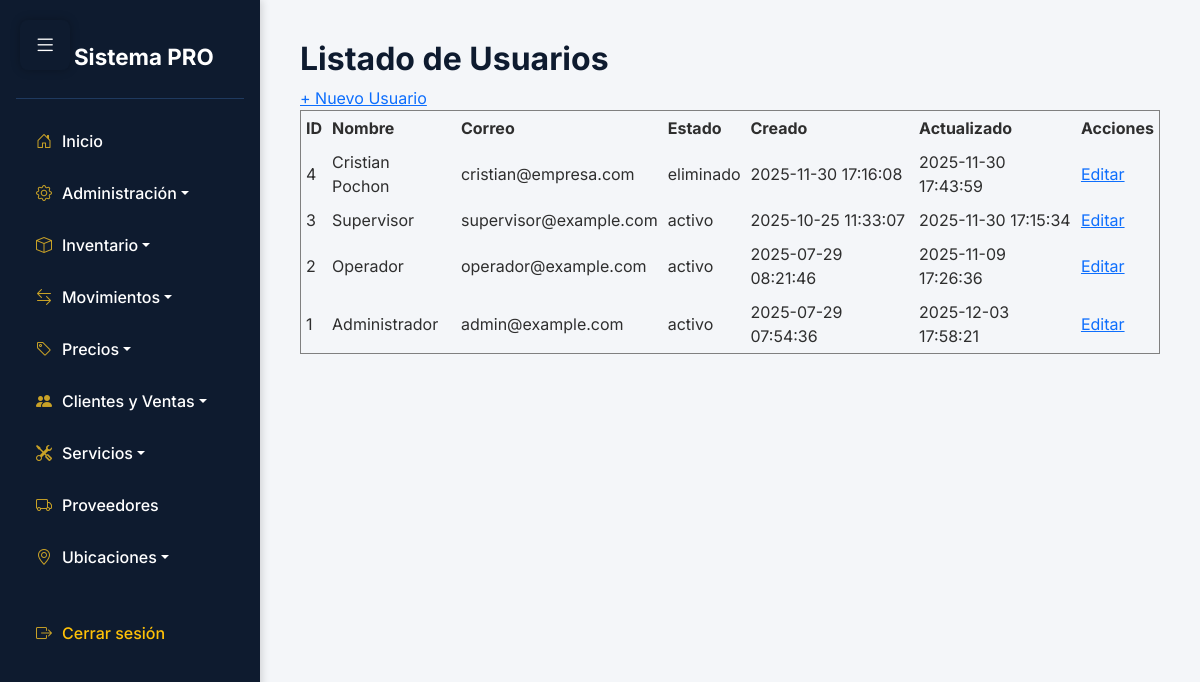
The page /app/vista/Usuarios/listar.php (signed in) on the database its author committed.
### tables this page shows
CREATE TABLE `usuarios` (
  `id` int NOT NULL,
  `nombre` varchar(100) NOT NULL,
  `correo` varchar(100) NOT NULL,
  `contrasena` varchar(255) NOT NULL,
  `estado_id` int NOT NULL,
  `creado_en` datetime DEFAULT CURRENT_TIMESTAMP,
  `actualizado_en` datetime DEFAULT CURRENT_TIMESTAMP ON UPDATE CURRENT_TIMESTAMP
);

CREATE TABLE `bitacora_estados` (
  `id` int NOT NULL,
  `nombre` varchar(50) NOT NULL,
  `descripcion` text,
  `creado_en` datetime DEFAULT CURRENT_TIMESTAMP,
  `actualizado_en` datetime DEFAULT CURRENT_TIMESTAMP ON UPDATE CURRENT_TIMESTAMP
);

### app/Conexion/Conexion.php (called while the page is built)
<?php
class Conexion {
    private $conexion;
    private $host = 'localhost';
    private $dbName = 'aegis';
    private $username = 'root';
    private $password = '';
    public function __construct() {
        try {
            $this->conexion = new PDO(
                "mysql:host=$this->host;dbname=$this->dbName",
                $this->username,
                $this->password
            );
            $this->conexion->setAttribute(PDO::ATTR_ERRMODE, PDO::ERRMODE_EXCEPTION);
        } catch (PDOException $e) {
            die("Error de conexión: " . $e->getMessage());
        }
    }
    public function getConexion() {
        return $this->conexion;
    }
}
?>

### app/Controlador/UsuariosControlador.php (called while the page is built, shortened)
<?php
require_once __DIR__ . '/../Modelo/Usuarios.php';
class UsuariosControlador {
    private $modelo;
    public function __construct() {
        $this->modelo = new Usuario();
    }
    public function listar() {
        return $this->modelo->listar();
    }
}

### app/Modelo/Usuarios.php (called while the page is built, shortened)
<?php
require_once __DIR__ . '/../Conexion/Conexion.php';
class Usuario {
    private $conexion;
    public function __construct() {
        $this->conexion = new Conexion();
    }
    public function listar() {
        $sql = "SELECT u.id, u.nombre, u.correo, b.nombre AS estado, u.creado_en, u.actualizado_en
                FROM usuarios u
                INNER JOIN bitacora_estados b ON u.estado_id = b.id
                ORDER BY u.id DESC";
        $stmt = $this->conexion->getConexion()->prepare($sql);
        $stmt->execute();
        return $stmt->fetchAll(PDO::FETCH_ASSOC);
    }
}

### app/Vista/Usuarios/listar.php (the view, shortened to what this page needs)
<?php
require_once '../../Controlador/UsuariosControlador.php';
 include '../../../includes/sidebar.php';
$controlador = new UsuariosControlador();
$usuarios = $controlador->listar();
?>
<h2>Listado de Usuarios</h2>
<a href="nuevo.php">+ Nuevo Usuario</a>
<table border="1" cellpadding="5" cellspacing="0">
    <thead>
        <tr>
            <th>ID</th>
            <th>Nombre</th>
            <th>Correo</th>
            <th>Estado</th>
            <th>Creado</th>
            <th>Actualizado</th>
            <th>Acciones</th>
        </tr>
    </thead>
    <tbody>
        <?php foreach ($usuarios as $u): ?>
            <tr>
                <td><?= $u['id'] ?></td>
                <td><?= htmlspecialchars($u['nombre']) ?></td>
                <td><?= htmlspecialchars($u['correo']) ?></td>
                <td><?= htmlspecialchars($u['estado']) ?></td>
                <td><?= $u['creado_en'] ?></td>
                <td><?= $u['actualizado_en'] ?></td>
                <td>
                    <a href="editar.php?id=<?= $u['id'] ?>">Editar</a> </td>
            </tr>
        <?php endforeach; ?>
    </tbody>
</table>

### includes/sidebar.php (style rules this page uses)
:root { --sidebar-bg: #0e1b2f; --sidebar-hover: #1f3a5f; --accent-gold: #c9a227; --body-bg: #f4f6f9; --text-light: #ffffff; --text-dark: #2e2e2e; }
body { font-family: 'Inter', sans-serif; background-color: var(--body-bg); color: var(--text-dark); margin: 0; padding: 0; }
h1, h2, h3 { color: var(--sidebar-bg); font-weight: 700; }

### rows shown on the page
usuarios: id "4", nombre "Cristian Pochon", correo "cristian@empresa.com", estado.nombre "eliminado", creado_en "2025-11-30 17:16:08", actualizado_en "2025-11-30 17:43:59"
usuarios: id "3", nombre "Supervisor", correo "supervisor@example.com", estado.nombre "activo", creado_en "2025-10-25 11:33:07", actualizado_en "2025-11-30 17:15:34"
usuarios: id "2", nombre "Operador", correo "operador@example.com", estado.nombre "activo", creado_en "2025-07-29 08:21:46", actualizado_en "2025-11-09 17:26:36"
usuarios: id "1", nombre "Administrador", correo "admin@example.com", estado.nombre "activo", creado_en "2025-07-29 07:54:36", actualizado_en "2025-12-03 17:58:21"
